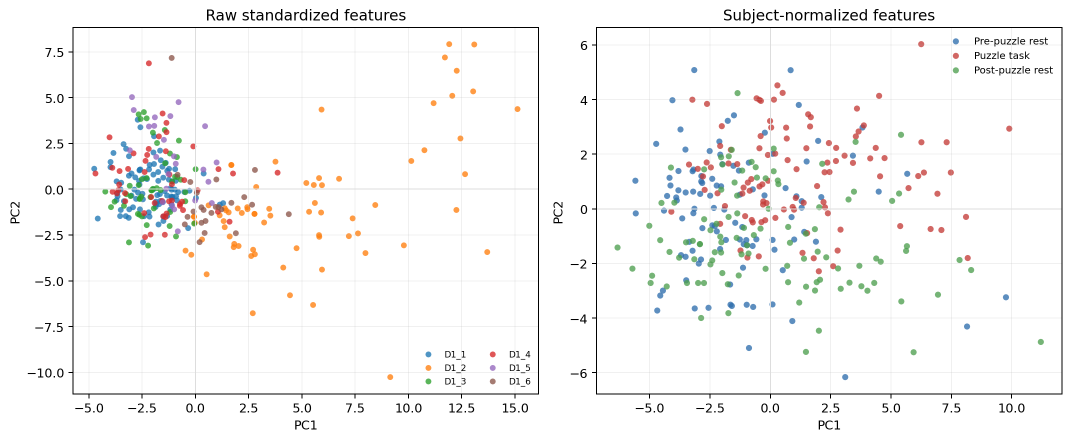
#> input picture submission/figures/figure1_pca_comparison.png, 2142 x 881 px (shown at 1/2 size)
$ python build_reference_grade_poster.py
#> lines starting #> are read from the running program, lines starting #| are printed output that depends on the picture
from pathlib import Path

from PIL import Image, ImageDraw, ImageFilter, ImageFont


OUT_DIR = Path(__file__).resolve().parent
FIG_DIR = OUT_DIR / "figures"
PNG_PATH = OUT_DIR / "case2_reference_grade_poster.png"
PDF_PATH = OUT_DIR / "case2_reference_grade_poster.pdf"

W, H = 3840, 2160

PALETTE = {
    "bg": "#F4F0E8",
    "paper": "#FFFCF6",
    "ink": "#122033",
    "muted": "#637284",
    "slate": "#17344C",
    "slate2": "#244B63",
    "sage": "#4E8B7A",
    "teal": "#287B84",
    "blue": "#2F6FAD",
    "rust": "#C95D49",
    "amber": "#D8982F",
    "line": "#D5E0E5",
    "pale_blue": "#EAF3F8",
    "pale_sage": "#EAF4EF",
    "pale_amber": "#FFF3DD",
}


def font(size, bold=False):
#> called with size = 72, bold = True
    base = Path("C:/Windows/Fonts")
    names = ["arialbd.ttf" if bold else "arial.ttf", "segoeuib.ttf" if bold else "segoeui.ttf"]
    for name in names:
        path = base / name
        if path.exists():
            return ImageFont.truetype(str(path), size)
    return ImageFont.load_default()


F = {
    "title": font(72, True),
    "subtitle": font(31, False),
    "objective": font(35, True),
    "panel": font(31, True),
    "body": font(25, False),
    "body_bold": font(25, True),
    "small": font(21, False),
    "small_bold": font(21, True),
    "metric": font(42, True),
    "take": font(34, True),
    "footer": font(18, False),
}


def shadow(base, box, radius=28, alpha=55, offset=(8, 12), blur=20):
    layer = Image.new("RGBA", base.size, (0, 0, 0, 0))
    d = ImageDraw.Draw(layer)
    shifted = (box[0] + offset[0], box[1] + offset[1], box[2] + offset[0], box[3] + offset[1])
    d.rounded_rectangle(shifted, radius=radius, fill=(18, 32, 51, alpha))
    layer = layer.filter(ImageFilter.GaussianBlur(blur))
    base.alpha_composite(layer)


def rounded(draw, box, radius, fill, outline=None, width=2):
    draw.rounded_rectangle(box, radius=radius, fill=fill, outline=outline, width=width)


def txt(draw, xy, s, fnt, fill=PALETTE["ink"], anchor=None):
    draw.text(xy, s, font=fnt, fill=fill, anchor=anchor)


def wrap_text(draw, x, y, s, fnt, max_w, fill=PALETTE["ink"], leading=1.15, bullet=False):
    words = s.split()
    lines = []
    current = ""
    for word in words:
        candidate = f"{current} {word}".strip()
        if draw.textlength(candidate, font=fnt) <= max_w:
            current = candidate
        else:
            if current:
                lines.append(current)
            current = word
    if current:
        lines.append(current)
    lh = int(fnt.size * leading)
    for i, line in enumerate(lines):
        indent = 24 if bullet and i else 0
        prefix = "- " if bullet and i == 0 else ""
        draw.text((x + indent, y), prefix + line, font=fnt, fill=fill)
        y += lh
    return y


def header_bar(draw, box, label, color):
    rounded(draw, box, 12, color, None)
    txt(draw, ((box[0] + box[2]) // 2, box[1] + 16), label, F["panel"], "white", anchor="ma")


def panel(base, box, label, color):
    shadow(base, box, radius=34)
    d = ImageDraw.Draw(base)
    rounded(d, box, 34, PALETTE["paper"], PALETTE["line"], 3)
    header_bar(d, (box[0], box[1], box[2], box[1] + 64), label, color)


def paste_fig(base, path, box, bg="#FFFFFF", radius=18):
    img = Image.open(path).convert("RGBA")
    tw, th = box[2] - box[0], box[3] - box[1]
    scale = min(tw / img.width, th / img.height)
    img = img.resize((int(img.width * scale), int(img.height * scale)), Image.LANCZOS)
    layer = Image.new("RGBA", (tw, th), bg)
    layer.alpha_composite(img, ((tw - img.width) // 2, (th - img.height) // 2))
    mask = Image.new("L", (tw, th), 0)
    md = ImageDraw.Draw(mask)
    md.rounded_rectangle((0, 0, tw, th), radius=radius, fill=255)
    base.paste(layer, (box[0], box[1]), mask)


def metric_box(draw, box, value, label, color):
    rounded(draw, box, 20, "#F7FAFB", "#C9D9E1", 2)
    txt(draw, ((box[0] + box[2]) // 2, box[1] + 28), value, F["metric"], color, anchor="ma")
    wrap_text(draw, box[0] + 22, box[1] + 82, label, F["small_bold"], box[2] - box[0] - 44, PALETTE["muted"], leading=1.05)


def table(draw, x, y, headers, rows, col_w, row_h=46, header_color=PALETTE["slate"]):
    total_w = sum(col_w)
    rounded(draw, (x, y, x + total_w, y + row_h * (len(rows) + 1)), 12, "#FFFFFF", "#CDD9DF", 2)
    draw.rounded_rectangle((x, y, x + total_w, y + row_h), radius=12, fill=header_color)
    cx = x
    for i, h in enumerate(headers):
        txt(draw, (cx + 14, y + 13), h, F["small_bold"], "white")
        cx += col_w[i]
    for r_i, row in enumerate(rows):
        ry = y + row_h * (r_i + 1)
        if r_i % 2 == 0:
            draw.rectangle((x, ry, x + total_w, ry + row_h), fill="#F6F8FA")
        cx = x
        for c_i, cell in enumerate(row):
            txt(draw, (cx + 14, ry + 13), str(cell), F["small"], PALETTE["ink"])
            cx += col_w[c_i]
    cx = x
    for w in col_w[:-1]:
        cx += w
        draw.line((cx, y, cx, y + row_h * (len(rows) + 1)), fill="#DDE5EA", width=2)


def build():
    base = Image.new("RGBA", (W, H), PALETTE["bg"])
    draw = ImageDraw.Draw(base)

    # Quiet grid and soft scientific backdrop.
    for i in range(0, W, 120):
        draw.line((i, 0, i, H), fill="#E7E0D4", width=1)
    for j in range(0, H, 120):
        draw.line((0, j, W, j), fill="#E7E0D4", width=1)
    draw.ellipse((-620, -420, 900, 1030), fill="#DCEEEB")
    draw.ellipse((2800, -320, 4380, 1020), fill="#E3ECF5")
    draw.ellipse((2550, 1570, 4300, 2700), fill="#F1D9C9")

    # Header.
    draw.rectangle((0, 0, W, 210), fill=PALETTE["slate"])
    txt(draw, (W // 2, 38), "Subject-Normalized Stress-State Discovery from Wearable Biosignals", F["title"], "white", anchor="ma")
    txt(draw, (W // 2, 130), "02582 Computational Data Analysis  |  Case 2  |  s252646", F["subtitle"], "#DCEAF2", anchor="ma")

    rounded(draw, (110, 242, W - 110, 326), 16, PALETTE["pale_blue"], "#8DB8C8", 3)
    txt(
        draw,
        (W // 2, 262),
        "Research question: After removing subject baselines, do HR/TEMP/EDA features contain generalizable stress-phase structure, and how strongly do they relate to affect ratings?",
        F["objective"],
        PALETTE["slate"],
        anchor="ma",
    )

    # Main top panels.
    top_y = 370
    left = (70, top_y, 930, 1470)
    mid = (980, top_y, 2380, 1470)
    right = (2430, top_y, 3770, 1470)
    panel(base, left, "1. Data and Preprocessing", PALETTE["teal"])
#> in shadow, `layer = Image.new("RGBA", base.size, (0, 0, 0, 0))`: layer: PIL image 3840x2160 RGBA; every value is 0
    panel(base, mid, "2. PCA: Baselines Dominate", PALETTE["blue"])
    panel(base, right, "3. CCA: Physiology-Affect Coupling", PALETTE["sage"])

    # Section 1.
    x, y = left[0] + 48, left[1] + 105
    pipeline = [
        ("EmoPairCompete", "26 participants"),
        ("Preprocess", "median impute"),
        ("Subject z-score", "baseline-aware"),
        ("PCA + KMeans", "latent states"),
        ("CCA", "cross-modal"),
        ("UMAP + t-SNE", "non-linear check"),
    ]
    for i, (a, b) in enumerate(pipeline):
        by = y + i * 110
        rounded(draw, (x + 45, by, left[2] - 70, by + 70), 16, "#F4F7FA", "#D2DCE4", 2)
        txt(draw, (x + 75, by + 12), a, F["small_bold"], PALETTE["ink"])
        txt(draw, (x + 75, by + 39), b, F["footer"], PALETTE["muted"])
        if i < len(pipeline) - 1:
            draw.line((left[0] + 430, by + 72, left[0] + 430, by + 104), fill=PALETTE["teal"], width=3)
            draw.polygon([(left[0] + 430, by + 108), (left[0] + 420, by + 94), (left[0] + 440, by + 94)], fill=PALETTE["teal"])
    y = left[1] + 790
    bullets = [
        "Data: 312 samples = 26 individuals x 4 rounds x 3 phases.",
        "Inputs: 51 HR/TEMP/EDA features; 11 self-report variables used for CCA/evaluation.",
        "Validation: GroupKFold split by individual; no sample-level leakage.",
        "Goal: discover representations, not maximize a supervised classifier.",
    ]
    for b in bullets:
        y = wrap_text(draw, x, y, b, F["body"], 760, bullet=True, leading=1.08)
        y += 12
#> this loop made 4 passes
#> y on passes 1 to 4: 1182, 1204, 1226, 1248
#> after the loop, y = 1248

    # Section 2.
    paste_fig(base, FIG_DIR / "figure1_pca_comparison.png", (1025, 470, 2335, 810))
#> in paste_fig, img is the input picture: PIL image 2142x881 RGBA; mean R, G, B, A 247.3, 247, 246.5, 255
#> in paste_fig, `layer = Image.new("RGBA", (tw, th), bg)`: layer: PIL image 1310x340 RGBA; every value is 255
#> in paste_fig, `mask = Image.new("L", (tw, th), 0)`: mask: PIL image 1310x340 L; every value is 0
    paste_fig(base, FIG_DIR / "figure2_metadata_r2.png", (1025, 862, 1700, 1255))
#> call 2 of paste_fig, with box = (1025, 862, 1700, 1255), bg = '#FFFFFF', radius = 18
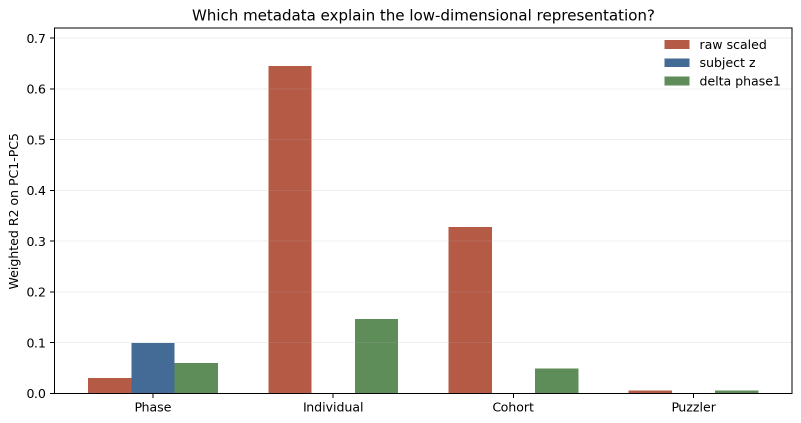
#> input picture submission/figures/figure2_metadata_r2.png, 1601 x 846 px (shown at 1/2 size)
#> in paste_fig, img is the input picture: PIL image 1601x846 RGBA; mean R, G, B, A 241.7, 236.9, 234.9, 255
#> in paste_fig (call 2), `layer = Image.new("RGBA", (tw, th), bg)`: layer: PIL image 675x393 RGBA; every value is 255
#> in paste_fig (call 2), `mask = Image.new("L", (tw, th), 0)`: mask: PIL image 675x393 L; every value is 0
    paste_fig(base, FIG_DIR / "figure3_cluster_phase_heatmap.png", (1740, 862, 2335, 1255))
#> call 3 of paste_fig, with box = (1740, 862, 2335, 1255), bg = '#FFFFFF', radius = 18
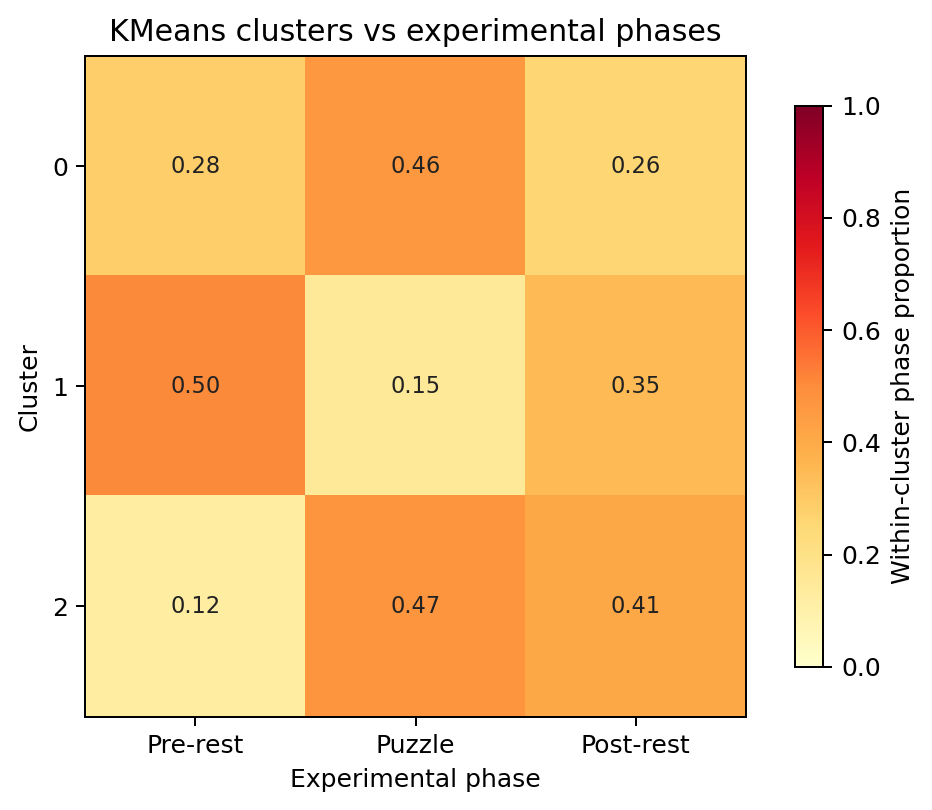
#> input picture submission/figures/figure3_cluster_phase_heatmap.png, 932 x 810 px
#> in paste_fig, img is the input picture: PIL image 932x810 RGBA; mean R, G, B, A 247, 206.9, 154.7, 255
#> in paste_fig (call 3), `layer = Image.new("RGBA", (tw, th), bg)`: layer: PIL image 595x393 RGBA; every value is 255
#> in paste_fig (call 3), `mask = Image.new("L", (tw, th), 0)`: mask: PIL image 595x393 L; every value is 0
    y = 1280
    for b in [
        "Raw PC1-PC5 variance is mostly individual identity (R2=0.645) and cohort (R2=0.328).",
        "Experimental phase explains only R2=0.030 in raw PCA, increasing to R2=0.099 after subject normalization.",
        "KMeans does not recover clean latent phases: best ARI=0.075 after subject normalization.",
    ]:
        y = wrap_text(draw, 1025, y, b, F["small"], 1280, bullet=True, leading=1.08)
        y += 7
#> this loop made 3 passes
#> y on passes 1 to 3: 1297, 1314, 1331
#> after the loop, y = 1331

    # Section 3.
    paste_fig(base, FIG_DIR / "figure5_cca_loadings.png", (2475, 470, 3725, 920))
#> call 4 of paste_fig, with box = (2475, 470, 3725, 920), bg = '#FFFFFF', radius = 18
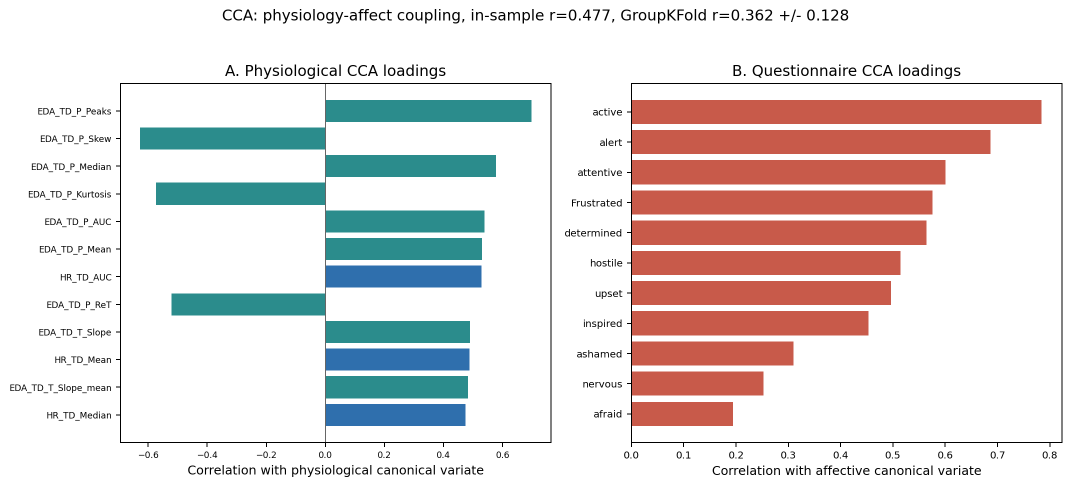
#> input picture submission/figures/figure5_cca_loadings.png, 2142 x 973 px (shown at 1/2 size)
#> in paste_fig, img is the input picture: PIL image 2142x973 RGBA; mean R, G, B, A 225.2, 218.1, 217.1, 255
#> in paste_fig (call 4), `layer = Image.new("RGBA", (tw, th), bg)`: layer: PIL image 1250x450 RGBA; every value is 255
#> in paste_fig (call 4), `mask = Image.new("L", (tw, th), 0)`: mask: PIL image 1250x450 L; every value is 0
#> in paste_fig (call 4), `base.paste(layer, (box[0], box[1]), mask)`:
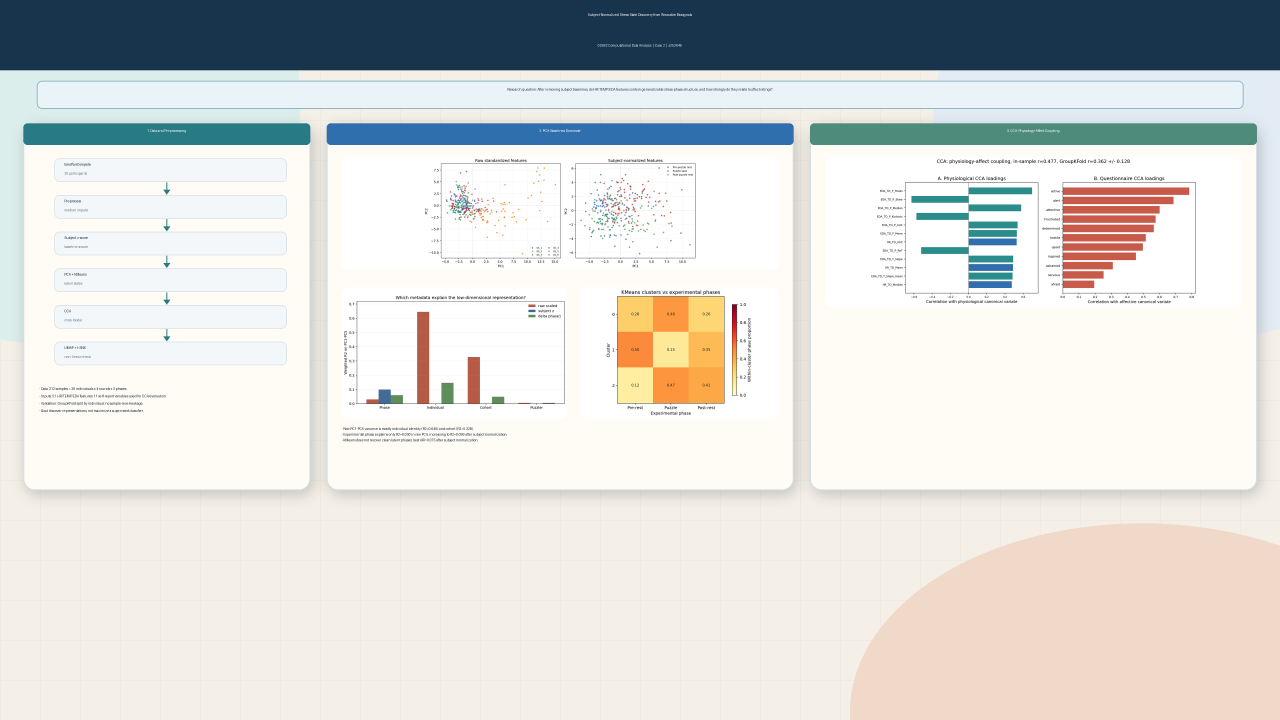
#> base: PIL image 3840x2160 RGBA (shown at 1/3 size); mean R, G, B, A 216.5, 217.2, 214.5, 255
    metric_box(draw, (2495, 965, 2848, 1115), "0.477", "In-sample canonical correlation", PALETTE["sage"])
    metric_box(draw, (2885, 965, 3265, 1115), "0.362", "GroupKFold r across held-out subjects", PALETTE["blue"])
    metric_box(draw, (3302, 965, 3705, 1115), "p=0.005", "Subject-block permutation test", PALETTE["rust"])
    y = 1160
    for b in [
        "CCA links physiological variation to self-reported affect, but the held-out-subject estimate is moderate.",
        "Top physiological contributors are mainly EDA phasic features, especially peaks, median, AUC, and skewness.",
        "The affective axis loads on active, alert, attentive, frustrated, and determined: more arousal-like than pure valence.",
    ]:
        y = wrap_text(draw, 2495, y, b, F["small"], 1170, bullet=True, leading=1.08)
        y += 10
#> this loop made 3 passes
#> y on passes 1 to 3: 1180, 1200, 1220
#> after the loop, y = 1220

    # Bottom panel.
    bottom = (70, 1518, 3770, 2020)
    panel(base, bottom, "4. PCA vs UMAP vs t-SNE: Non-linear Comparison", PALETTE["rust"])
    paste_fig(base, FIG_DIR / "figure6_embedding_comparison.png", (125, 1608, 2340, 1908))
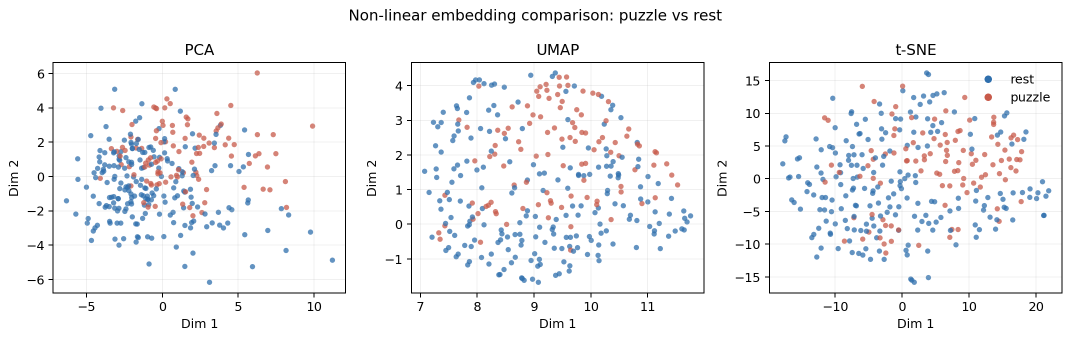
#> input picture submission/figures/figure6_embedding_comparison.png, 2141 x 679 px (shown at 1/2 size)
#> in paste_fig, img is the input picture: PIL image 2141x679 RGBA; mean R, G, B, A 243.9, 244.1, 245.5, 255
#> in paste_fig (call 5), `layer = Image.new("RGBA", (tw, th), bg)`: layer: PIL image 2215x300 RGBA; every value is 255
#> in paste_fig (call 5), `layer.alpha_composite(img, ((tw - img.width) // 2, (th - img.height) /..`:
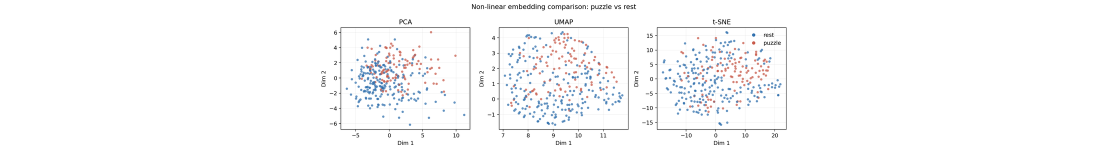
#> layer: PIL image 2215x300 RGBA (shown at 1/2 size); mean R, G, B, A 250, 250.1, 250.7, 255
#> in paste_fig (call 5), `mask = Image.new("L", (tw, th), 0)`: mask: PIL image 2215x300 L; every value is 0
    table(
        draw,
        2405,
        1615,
        ["Method", "Silhouette", "kNN acc."],
        [["PCA", "0.107", "0.737"], ["UMAP", "0.069", "0.769"], ["t-SNE", "0.058", "0.763"]],
        [220, 210, 190],
        row_h=52,
        header_color=PALETTE["slate2"],
    )
    y = 1830
    wrap_text(
        draw,
        2405,
        y,
        "Non-linear embeddings do not clearly improve phase geometry. UMAP gives slightly higher kNN accuracy, but lower silhouette; t-SNE is visually mixed. PCA remains the most interpretable representation.",
        F["body"],
        1280,
        leading=1.08,
    )

    # Key takeaways.
    draw.rectangle((0, 2050, W, 2160), fill=PALETTE["slate"])
    txt(draw, (120, 2077), "Key Take-aways", F["take"], "#F6C25B")
    takeaways = [
        "Individual/cohort baselines dominate raw wearable features.",
        "EDA-phasic activity is the strongest cross-modal signal carrier.",
        "CCA finds moderate arousal-like physiology-affect coupling.",
        "No robust unsupervised separation of emotional states.",
    ]
    start_x = 620
    card_w = 710
    for i, t in enumerate(takeaways):
        bx = start_x + i * (card_w + 44)
        rounded(draw, (bx, 2066, bx + card_w, 2138), 18, "#25475F", "#42677B", 2)
        txt(draw, (bx + 22, 2083), f"{i + 1}.", F["small_bold"], "#F6C25B")
        wrap_text(draw, bx + 62, 2076, t, F["small_bold"], card_w - 82, "white", leading=1.0)
    txt(draw, (W - 120, 2142), "Generated from reproducible scripts in submission/.", F["footer"], "#D8E6ED", anchor="ra")

    base.convert("RGB").save(PNG_PATH, quality=96)
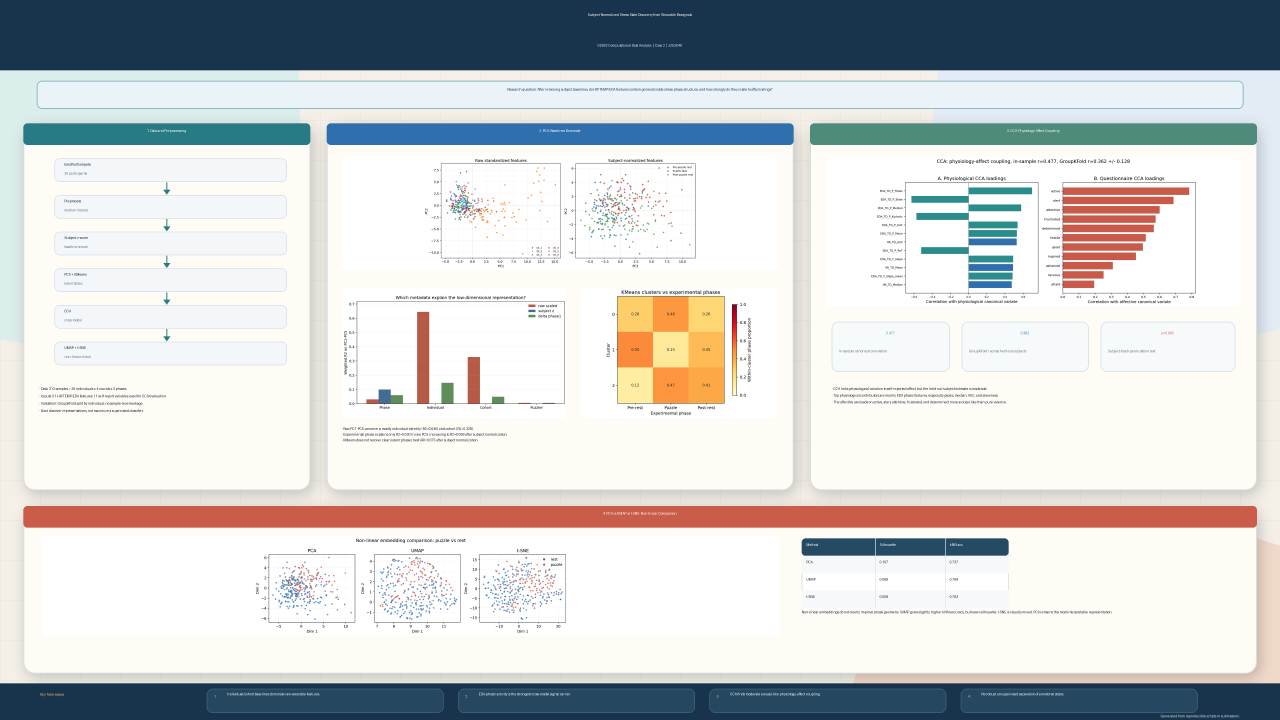
#> saved as case2_reference_grade_poster.png: PIL image 3840x2160 RGB (shown at 1/3 size); mean R, G, B 204.7, 206.4, 206.9
    base.convert("RGB").save(PDF_PATH, "PDF", resolution=180)
    print(PNG_PATH)
    print(PDF_PATH)


if __name__ == "__main__":
    build()
